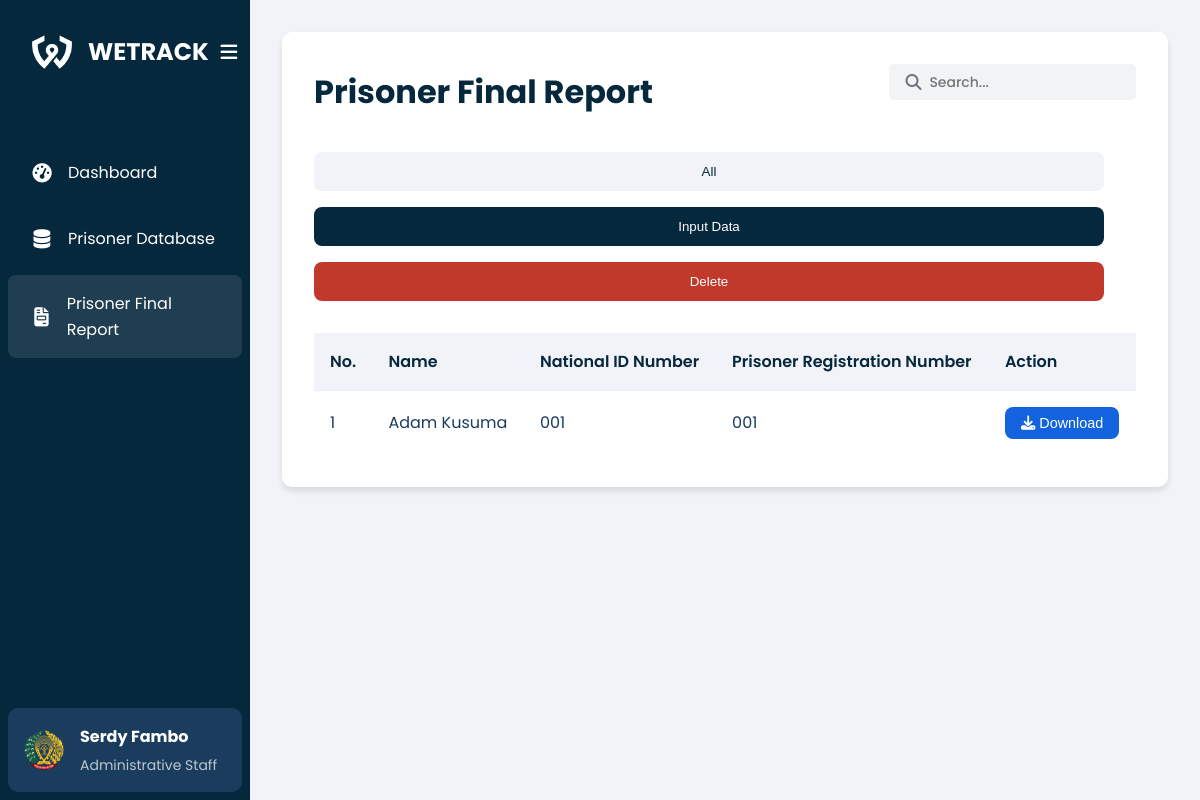
/lapas/pages/Laporan.php, run on an earlier commit of the app's database.
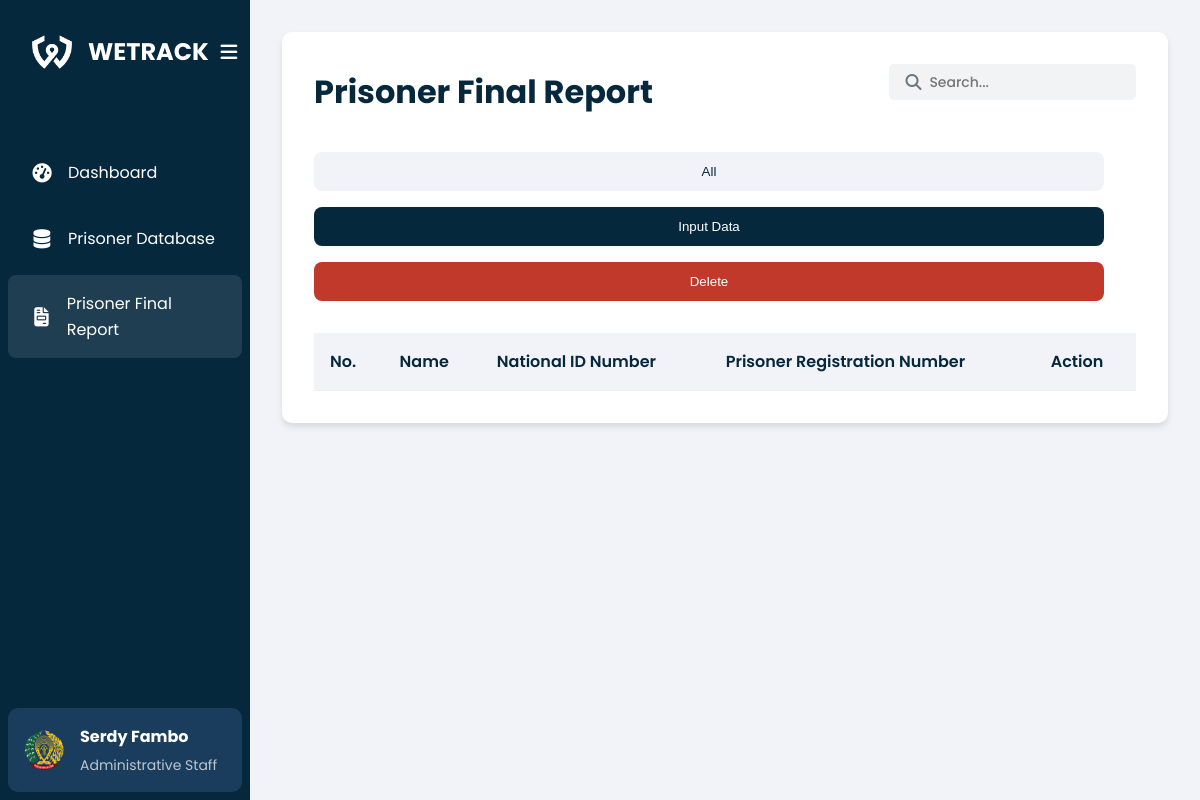
And on a later commit of the database.
### tables this page shows
CREATE TABLE `final_report` (
  `id` int(11) NOT NULL,
  `nik` varchar(20) NOT NULL,
  `nrt` varchar(20) NOT NULL,
  `docInput` varchar(255) NOT NULL,
  `created_at` timestamp NOT NULL DEFAULT current_timestamp()
);

CREATE TABLE `mantan_narapidana` (
  `id` int(11) NOT NULL,
  `fileInput` varchar(255) DEFAULT NULL,
  `nik` varchar(20) DEFAULT NULL,
  `nrt` varchar(20) DEFAULT NULL,
  `nama` varchar(100) DEFAULT NULL,
  `dateBirth` date DEFAULT NULL,
  `address` text DEFAULT NULL,
  `gender` enum('male','female') DEFAULT NULL,
  `nationality` varchar(100) DEFAULT NULL,
  `crime` enum('TwA','Ot','Fraud','Assault','NO','Embezzlement','MvT','Robbery','Brawling') DEFAULT NULL,
  `case` text DEFAULT NULL,
  `punishment` varchar(100) DEFAULT NULL,
  `releaseDate` date DEFAULT NULL,
  `report` text DEFAULT NULL,
  `action` tinyint(1) DEFAULT NULL COMMENT '1 for accept, 0 for reject',
  `created_at` timestamp NOT NULL DEFAULT current_timestamp(),
  `prisoner_type` enum('houseArrest','cityPrisoner') DEFAULT NULL,
  `geofence_type` enum('houseArrest','cityPrisoner') DEFAULT NULL,
  `geofence_radius` float DEFAULT NULL,
  `geofence_lat` decimal(10,8) DEFAULT NULL,
  `geofence_lng` decimal(11,8) DEFAULT NULL,
  `geofence_city_district` varchar(100) DEFAULT NULL,
  `radiusFence` float DEFAULT NULL,
  `centerLat` float DEFAULT NULL,
  `centerLng` float DEFAULT NULL,
  `city_district` varchar(100) DEFAULT NULL,
  `last_login` timestamp NOT NULL DEFAULT current_timestamp() ON UPDATE current_timestamp()
);

### lapas/pages/Laporan.php (the view, shortened to what this page needs)
<?php
require_once 'utils/activity_logger.php';
?>
<!DOCTYPE html>
<html lang="en">
<head>
    <link rel="stylesheet" href="/wetrack/Lapas/css/data.css">
    <link rel="stylesheet" href="https://cdnjs.cloudflare.com/ajax/libs/font-awesome/6.4.0/css/all.min.css">
</head>
<body>
    <div class="container">
        <aside class="sidebar">
            <div class="sidebar-header">
                <div class="logo">
                    <img src="/wetrack/Lapas/Image/wetrack-logo-white.png" alt="WETRACK Logo">
                    <h1 class="logo-text">WETRACK</h1>
                </div>
                <button id="toggle-sidebar" class="toggle-sidebar">
                    <i class="fas fa-bars"></i>
                </button>
            </div>
            <nav class="nav-links">
                <ul>
                    <li><a href="/wetrack/Lapas/pages/home.php"><i class="fas fa-tachometer-alt"></i>
                            <span>Dashboard</span></a></li>
                    <li><a href="/wetrack/Lapas/pages/data.php"><i class="fas fa-database"></i>
                            <span>Prisoner Database</span></a></li>
                    <li class="active"><a href="/wetrack/Lapas/pages/Laporan.php"><i
                                class="fas fa-file-invoice"></i> <span>Prisoner Final Report</span></a></li>
                </ul>
            </nav>
            <div class="user-profile">
                <img src="/wetrack/Lapas/Image/lapas-logo.png" alt="Profile picture" width="40" height="40">
                <div class="user-info">
                    <h2>Serdy Fambo</h2>
                    <p>Administrative Staff</p>
                </div>
            </div>
        </aside>
        <main class="content">
            <div class="content-container">
                <div class="content-header">
                    <h1>Prisoner Final Report</h1>
                    <div class="search-bar">
                        <input type="text" placeholder="Search...">
                        <i class="fas fa-search"></i>
                    </div>
                </div>
                <div class="button-group">
                    <button class="btn btn-primary" id="showTableBtn">All</button>
                    <button class="btn btn-secondary" id="showInputBtn">Input Data</button>
                    <button class="delete-btn" id="delete-btn">Delete</button>
                </div>
                <div class="table-container">
                    <table>
                        <thead>
                            <tr>
                                <th>No.</th>
                                <th>Name</th>
                                <th>National ID Number</th>
                                <th>Prisoner Registration Number</th>
                                <th>Action</th>
                            </tr>
                        </thead>
                        <tbody>
                            <?php
                            $result = mysqli_query($conn, "SELECT fr.id, mn.nama, fr.nik, fr.nrt, fr.docInput FROM final_report fr JOIN mantan_narapidana mn ON fr.nik = mn.nik AND fr.nrt = mn.nrt ORDER BY fr.id DESC");
                            $i = 1;
                            while ($row = mysqli_fetch_assoc($result)) {
                                echo "<tr>";
                                echo "<td>" . $i . "</td>";
                                echo "<td>" . $row['nama'] . "</td>";
                                echo "<td>" . $row['nik'] . "</td>";
                                echo "<td>" . $row['nrt'] . "</td>";
                                echo "<td><button class='btn btn-action' data-id='" . $row['id'] . "' data-doc='" . $row['docInput'] . "'><i class='fas fa-download'></i> Download</button></td>";
                                echo "</tr>";
                                $i++;
                            }
                            ?>
                        </tbody>
                    </table>
                </div>
            </div>
        </main>
    </div>
</body>
</html>

What changed in the data, as far as the page shows it:
removed final_report: mantan_narapidana.nama "Adam Kusuma", nik "001", nrt "001"
